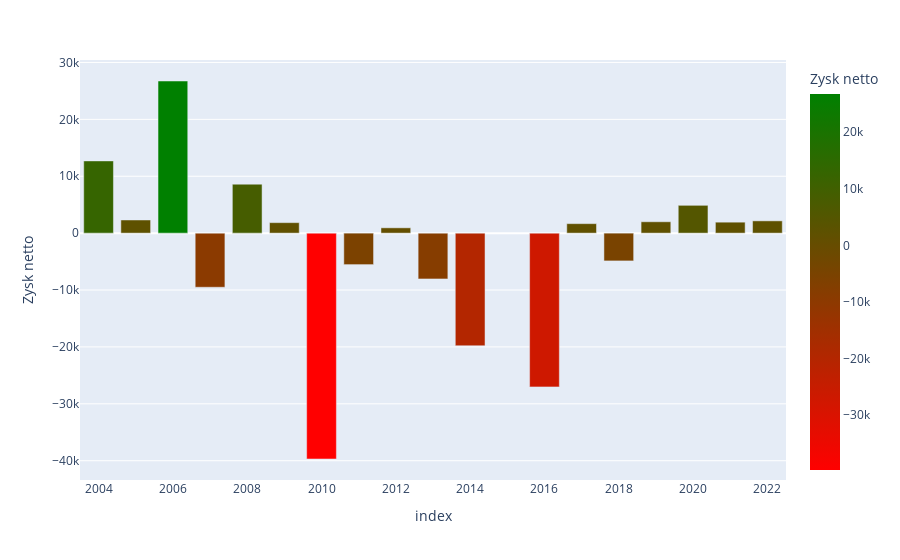

The code cell stored with this chart in its notebook:
### Code cell
#======== Profitability ================================================================================================================================================================================================
# Graph 1 - (sales revenue) Przychody ze sprzedaży vs (COGS) Techniczny koszt wytworzenia produkcji sprzedanej + Koszty sprzedaży + Koszty ogólnego zarządu
px.bar(data_frame=df_rzis,y='Przychody ze sprzedaży',x='index')

# Graph 2 - (net profit) Zysk netto
px.bar(data_frame=df_rzis,y='Zysk netto',x='index',color='Zysk netto',color_continuous_scale=["red", "green"])

#======== Liquidity ====================================================================================================================================================================================================
# Graph 3 - (cash flow from operations) Przepływy pieniężne z działalności operacyjnej
px.bar(data_frame=df_cf,y='Zysk netto',x='index',color='Zysk netto',color_continuous_scale=["red", "green"])

# Graph 4 - (total cash flow) Przepływy pieniężne razem

#======== Balance Sheet ================================================================================================================================================================================================
# Graph 5 - (total assets) Aktywa razem

# Graph 6 - (total liabilities) Aktywa razem - Kapitał własny akcjonariuszy jednostki dominującej - Kapitał (fundusz) podstawowy - Udziały (akcje) własne - Kapitał (fundusz) zapasowy - Udziały niekontrolujące

#======== Indicators ===================================================================================================================================================================================================
# Graph 7 - (P/E) C/Z

# Graph 8 - (P/BW) C/WK

### Figure 1 — Plotly figure (JSON) as saved in the notebook; plotly's stock layout.template omitted (floating-point values rounded to 4 significant figures)
{"data": [{"alignmentgroup": "True", "hovertemplate": "index=%{x}<br>Zysk netto=%{marker.color}<extra></extra>", "legendgroup": "", "marker": {"color": [12695, 2315, 26742, -9512, 8608, 1845, -39698, -5533, 936, -8044, -19796, -27026, 1669, -4880, 1999, 4891, 1929, 2157], "coloraxis": "coloraxis", "pattern": {"shape": ""}}, "name": "", "offsetgroup": "", "orientation": "v", "showlegend": false, "textposition": "auto", "type": "bar", "x": [2004, 2005, 2006, 2007, 2008, 2009, 2010, 2011, 2012, 2013, 2014, 2016, 2017, 2018, 2019, 2020, 2021, 2022], "xaxis": "x", "y": [12695, 2315, 26742, -9512, 8608, 1845, -39698, -5533, 936, -8044, -19796, -27026, 1669, -4880, 1999, 4891, 1929, 2157], "yaxis": "y"}], "layout": {"barmode": "relative", "coloraxis": {"colorbar": {"title": {"text": "Zysk netto"}}, "colorscale": [[0, "red"], [1, "green"]]}, "legend": {"tracegroupgap": 0}, "margin": {"t": 60}, "xaxis": {"anchor": "y", "domain": [0, 1], "title": {"text": "index"}}, "yaxis": {"anchor": "x", "domain": [0, 1], "title": {"text": "Zysk netto"}}}}
